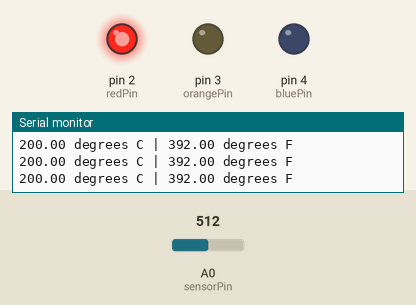
Bench run of a sketch on a simulated Arduino Uno, built with avr-gcc and run on an emulated ATmega328P. Shown: output pins drawn as LEDs (lit = HIGH), the last lines printed to the serial monitor. The test bench sets the inputs (shaded band); at power-on: A0 (sensorPin) = 512.

Above: at 1.3 s.
1.4 s: A0 (sensorPin) set to 181
2.9 s: A0 (sensorPin) set to 157
At 4.1 s:
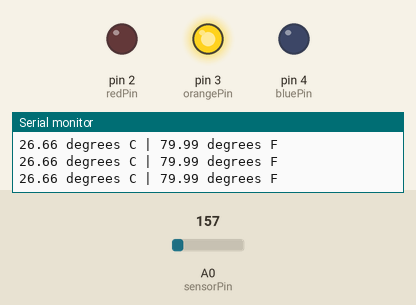
4.5 s: A0 (sensorPin) set to 120
At 5.4 s:
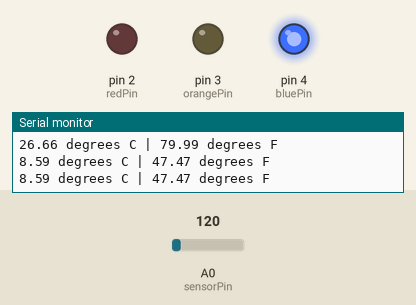
6.0 s: A0 (sensorPin) set to 306
At 6.7 s:
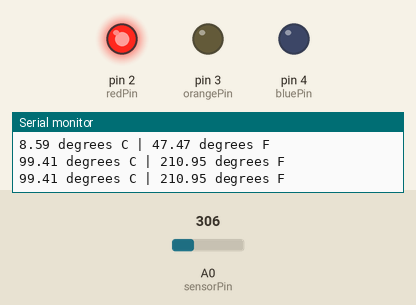
7.5 s: A0 (sensorPin) set to 122
At 7.9 s:
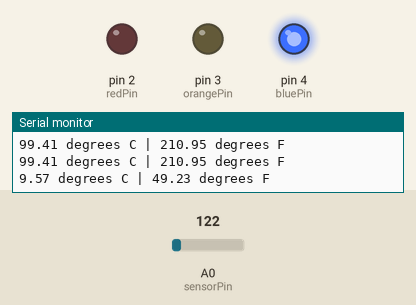
Timing chart, 0 to 10.0 s (numbered marks = the images above; inputs shaded):
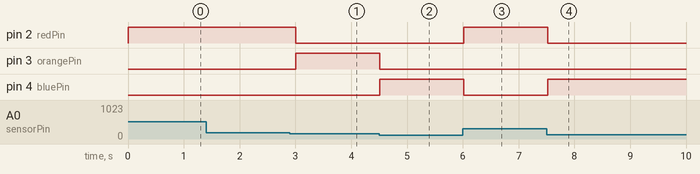

The sketch:

thermometer-leds.ino
```cpp
#define coldTmp 15
#define hotTmp 30
int sensorPin = A0;
int redPin = 2;
int orangePin = 3;
int bluePin = 4;
int myDelay = 500;

void setup() {
  Serial.begin(9600);
  pinMode(redPin, OUTPUT);
  pinMode(orangePin, OUTPUT);
  pinMode(bluePin, OUTPUT);
}

void loop() {
  // get the voltage reading from the temperature sensor
  int sensorVal = analogRead(sensorPin);

  // convert that reading to voltage
  float vout = sensorVal * 5.0 / 1024.0;

  // print out the temperature
  // converting from 10 mv per degree with 500 mV offset
  float temperatureC = (vout - 0.5) * 100 ;
  Serial.print(temperatureC); Serial.print(" degrees C | ");

  // convert to Fahrenheit
  float temperatureF = (temperatureC * 9.0 / 5.0) + 32.0;
  Serial.print(temperatureF); Serial.println(" degrees F");

  // turn on a led
  if (temperatureC < coldTmp) {
    digitalWrite(bluePin, HIGH);
    digitalWrite(orangePin, LOW);
    digitalWrite(redPin, LOW);
  }
  else if (temperatureC >= coldTmp && temperatureC < hotTmp) {
    digitalWrite(orangePin, HIGH);
    digitalWrite(bluePin, LOW);
    digitalWrite(redPin, LOW);
  }
  else {
    digitalWrite(redPin, HIGH);
    digitalWrite(orangePin, LOW);
    digitalWrite(bluePin, LOW);
  }

  delay(myDelay);
}
```

Measured:
- the behaviour switches between 164 and 163 on A0 (sensorPin) (found by bisection; images 0 and 1)
- the behaviour switches between 134 and 133 on A0 (sensorPin) (found by bisection; images 1 and 2)
- after the input at 2.9 s, pin 2 (redPin): HIGH → LOW after 0.11 s; pin 3 (orangePin): LOW → HIGH after 0.11 s
- after the input at 4.5 s, pin 3 (orangePin): HIGH → LOW at once; pin 4 (bluePin): LOW → HIGH at once
- after the input at 6.0 s, pin 2 (redPin): LOW → HIGH at once; pin 4 (bluePin): HIGH → LOW at once
- after the input at 7.5 s, pin 2 (redPin): HIGH → LOW at once; pin 4 (bluePin): LOW → HIGH at once
